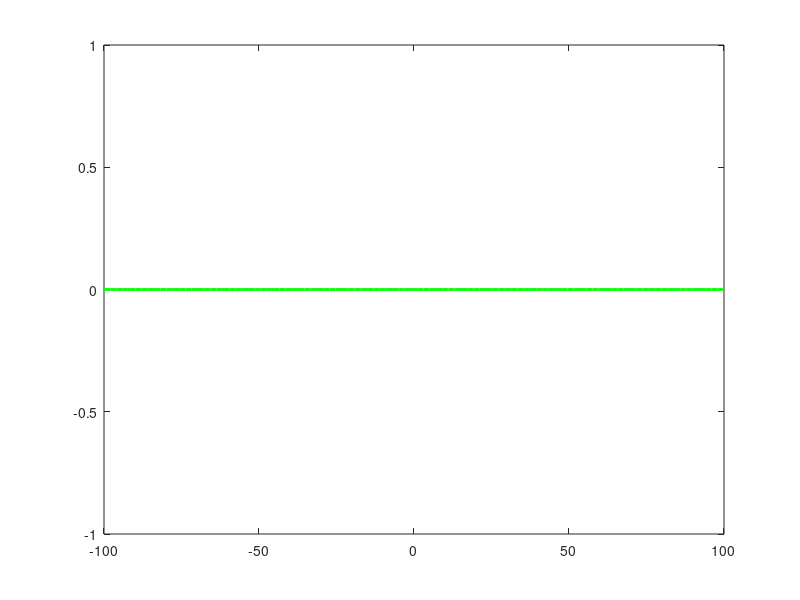

Here is the MATLAB script that generated this plot: (Note: this script raises an error after producing the figure.)
%--------------------
%definizione funzione
%--------------------


f = @(x) exp(-x)+ cos(x)-3;

intervals = [-10 10];


xx = linspace(-100,100,100);

plot(xx, zeros(size(xx)), 'g-','LineWidth',2);

%risoluzione esercizio

x0 = -1;
itmax = 100;
tol = 1e-9;
[x,iter,scarti]=tfissa(f,df,x0,tol,itmax);
[xN,iterN,scartiN]=newton(f,df,x0,tol,itmax);

% crea grafico  con il profilo di convergenza di newtonn e tangente fissa
figure(2)
semilogy(1:iterN,abs(scartiN),'m-*',1:iter,abs(scarti),'g-o');
title('Profilo di convergenza dei due metodi per f(x)=exp(-x)+ cos(x)-3;');
xlabel('N. iterazioni');
ylabel('scarto/residuo pesato');
legend('Newton','TangenteFissa');


